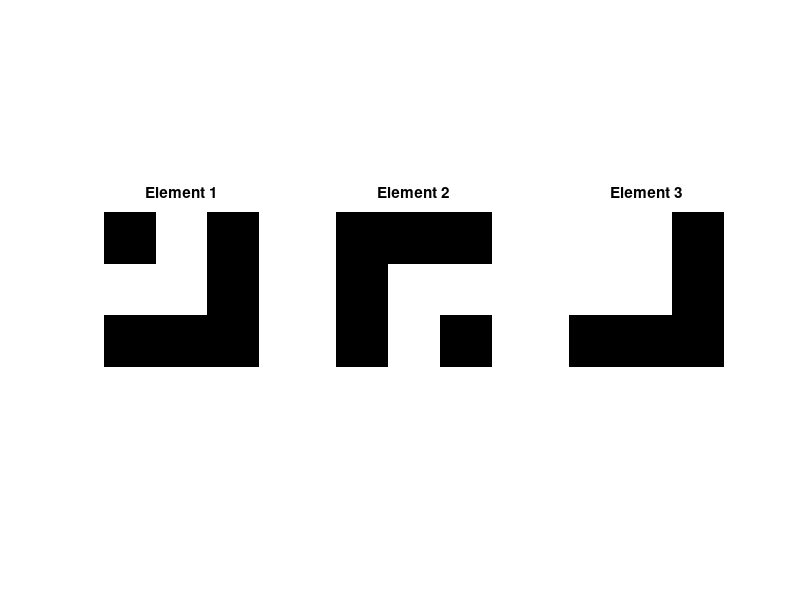
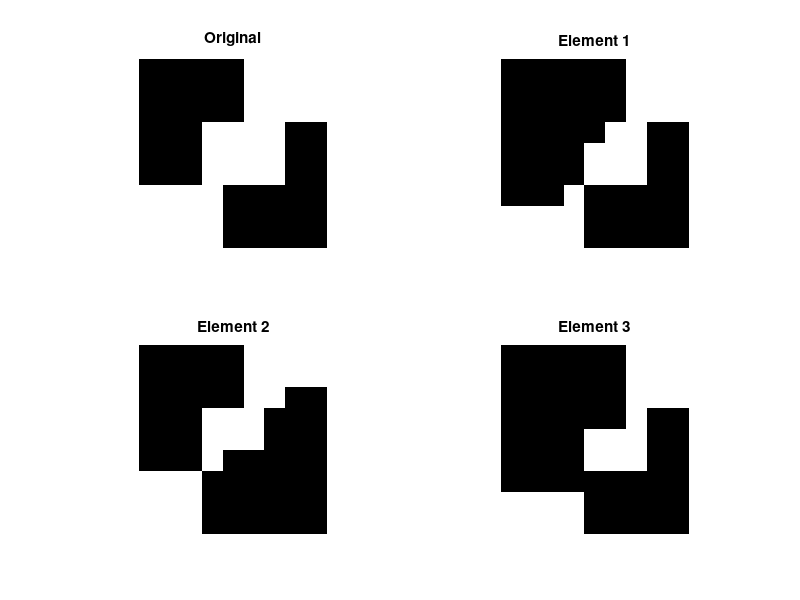
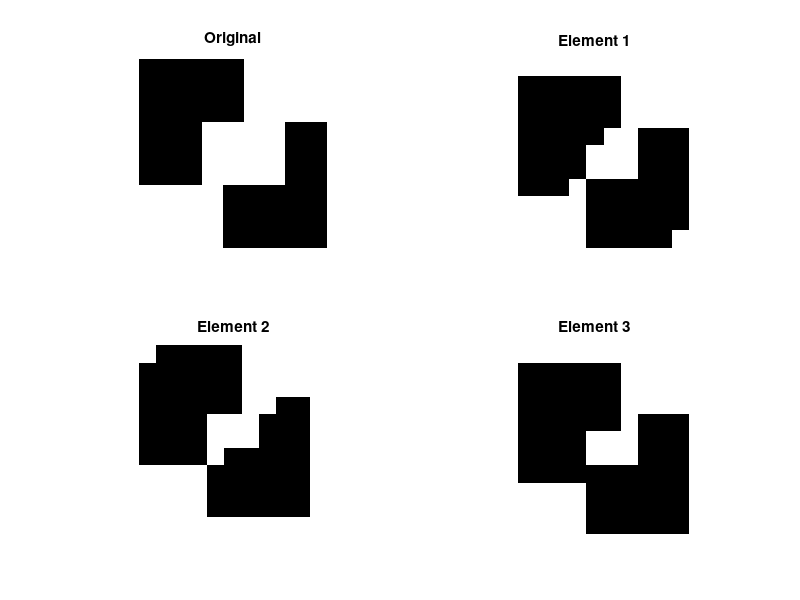
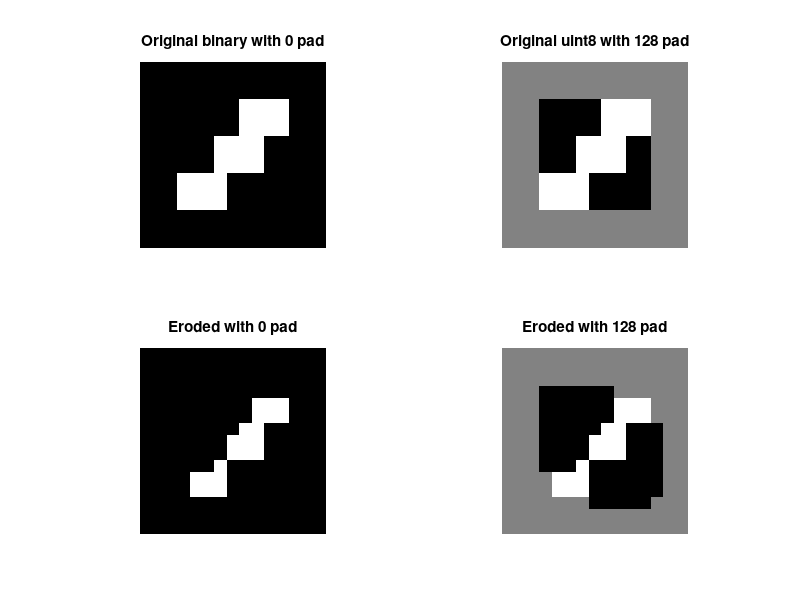

MATLAB code for these plots, in order:
Itest = zeros(9);
Itest(1:3, 6:9) = 1;
Itest(4:6, 4:7) = 1;
Itest(7:9, 1:4) = 1;


my1 = [ 0 1 0;1 1 0; 0 0 0];
my2 = [ 0 0 0; 0 1 1; 0 1 0];
my3 = [ 1 1 0; 1 1 0; 0 0 0];
figure('Name', 'Three asymmetric structuring elements');
subplot(1, 3, 1), imshow(my1, 'notruesize'), title('Element 1');
subplot(1, 3, 2), imshow(my2, 'notruesize'), title('Element 2');
subplot(1, 3, 3), imshow(my3, 'notruesize'), title('Element 3');

myst1 = strel(my1);
myst2 = strel(my2);
myst3 = strel(my3);
Itesterode1 = imerode(Itest,myst1);
Itesterode2 = imerode(Itest,myst2);
Itesterode3 = imerode(Itest,myst3);
figure('Name', 'Erosion using default (same) boundary handling');
subplot(2, 2, 1), imshow(Itest, 'notruesize'), title('Original');
subplot(2, 2, 2), imshow(Itesterode1, 'notruesize'), title('Element 1');
subplot(2, 2, 3), imshow(Itesterode2, 'notruesize'); title('Element 2');
subplot(2, 2, 4), imshow(Itesterode3, 'notruesize'); title('Element 3');

Itesterode1f = imerode(Itest,myst1, 'full');
Itesterode2f = imerode(Itest,myst2, 'full');
Itesterode3f = imerode(Itest,myst3, 'full');
figure('Name', 'Erosion using full boundary handling');
subplot(2, 2, 1), imshow(Itest, 'notruesize'), title('Original');
subplot(2, 2, 2), imshow(Itesterode1f, 'notruesize'), title('Element 1');
subplot(2, 2, 3), imshow(Itesterode2f, 'notruesize'); title('Element 2');
subplot(2, 2, 4), imshow(Itesterode3f, 'notruesize'); title('Element 3');

%Padding to get the traditional erosion
Itestpad1 = padarray(Itest, [3, 3], 0, 'both');
Itestpad2 = padarray(uint8(255*double(Itest)), [3, 3], 128, 'both');
Itestpad1erode = imerode(Itestpad1, myst1);
Itestpad2erode = imerode(Itestpad2, myst1);

figure('Name', 'Erosion with padding');
subplot(2,2,1), imshow(Itestpad1), title('Original binary with 0 pad');
subplot(2,2,2), imshow(Itestpad2), title('Original uint8 with 128 pad');
subplot(2,2,3), imshow(Itestpad1erode), title('Eroded with 0 pad');
subplot(2,2,4), imshow(Itestpad2erode), title('Eroded with 128 pad');


Itestpad1eu = Itestpad1erode(4:12, 4:12);

figure('Name', 'Erosion - comparison of boundary');
subplot(2,2,1), imshow(Itest), title('Original ');
subplot(2,2,2), imshow(Itestpad1eu), title('Eroded with 0 pad');
subplot(2,2,3), imshow(Itesterode1f), title('Eroded using full option');
subplot(2,2,4), imshow(Itesterode1), title('Eroded using same (default) option');